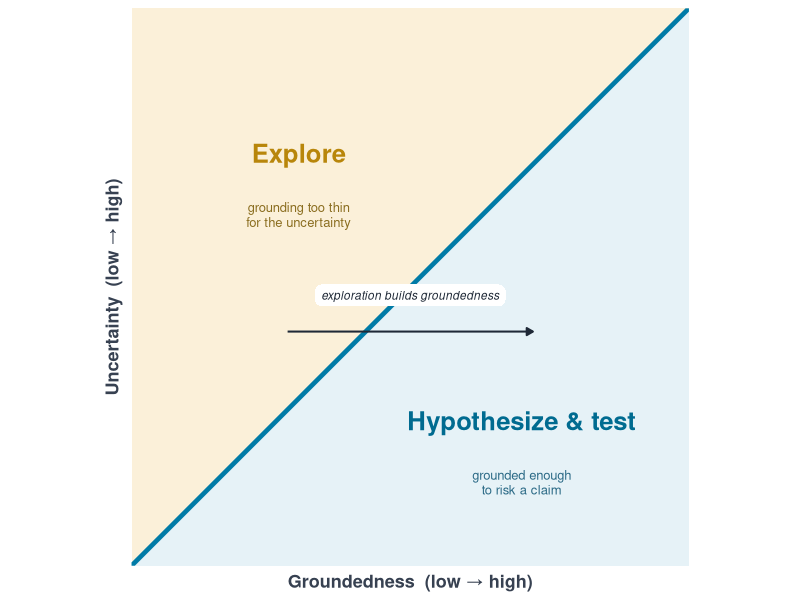

This chart was generated by the following R code:
## ---- chunk 1
#| label: fig-groundedness-threshold
#| fig-cap: "The groundedness threshold. When uncertainty runs ahead of what you have actually observed, you sit in the *explore* region and any hypothesis is a guess. Exploration builds groundedness and carries you across the line, into territory where a claim is finally worth testing."
#| echo: false
#| warning: false
#| message: false
#| fig-width: 6
#| fig-height: 6
#| out-width: "540px"
library(ggplot2)
explore <- data.frame(x = c(0, 0, 1), y = c(0, 1, 1))
hypo    <- data.frame(x = c(0, 1, 1), y = c(0, 0, 1))
lab     <- data.frame(x = 0.50, y = 0.485, t = "exploration builds groundedness")
ggplot() +
  geom_polygon(data = explore, aes(x, y), fill = "#FBF0D9") +
  geom_polygon(data = hypo,    aes(x, y), fill = "#E6F2F7") +
  geom_segment(aes(x = 0, y = 0, xend = 1, yend = 1), color = "#007BA7", linewidth = 1.6) +
  annotate("text", x = 0.30, y = 0.74, label = "Explore", color = "#B8860B", fontface = 2, size = 6.5) +
  annotate("text", x = 0.30, y = 0.63, label = "grounding too thin\nfor the uncertainty", color = "#8A6D1F", size = 3.3, lineheight = 0.95) +
  annotate("text", x = 0.70, y = 0.26, label = "Hypothesize & test", color = "#006B90", fontface = 2, size = 6.5) +
  annotate("text", x = 0.70, y = 0.15, label = "grounded enough\nto risk a claim", color = "#2B6A86", size = 3.3, lineheight = 0.95) +
  annotate("segment", x = 0.28, y = 0.42, xend = 0.72, yend = 0.42, color = "#1F2937", linewidth = 0.7, arrow = arrow(length = unit(0.18, "cm"), type = "closed")) +
  geom_label(data = lab, aes(x, y, label = t), fill = "white", color = "#1F2937", size = 3, fontface = 3,
             label.size = 0, label.r = unit(0.5, "lines"), label.padding = unit(0.45, "lines")) +
  scale_x_continuous("Groundedness  (low → high)", limits = c(0, 1), expand = c(0, 0)) +
  scale_y_continuous("Uncertainty  (low → high)", limits = c(0, 1), expand = c(0, 0)) +
  coord_fixed() +
  theme_minimal(base_size = 13) +
  theme(axis.text = element_blank(), axis.ticks = element_blank(),
        panel.grid = element_blank(),
        axis.title = element_text(face = 2, color = "#374151"),
        plot.margin = margin(6, 10, 6, 6))
